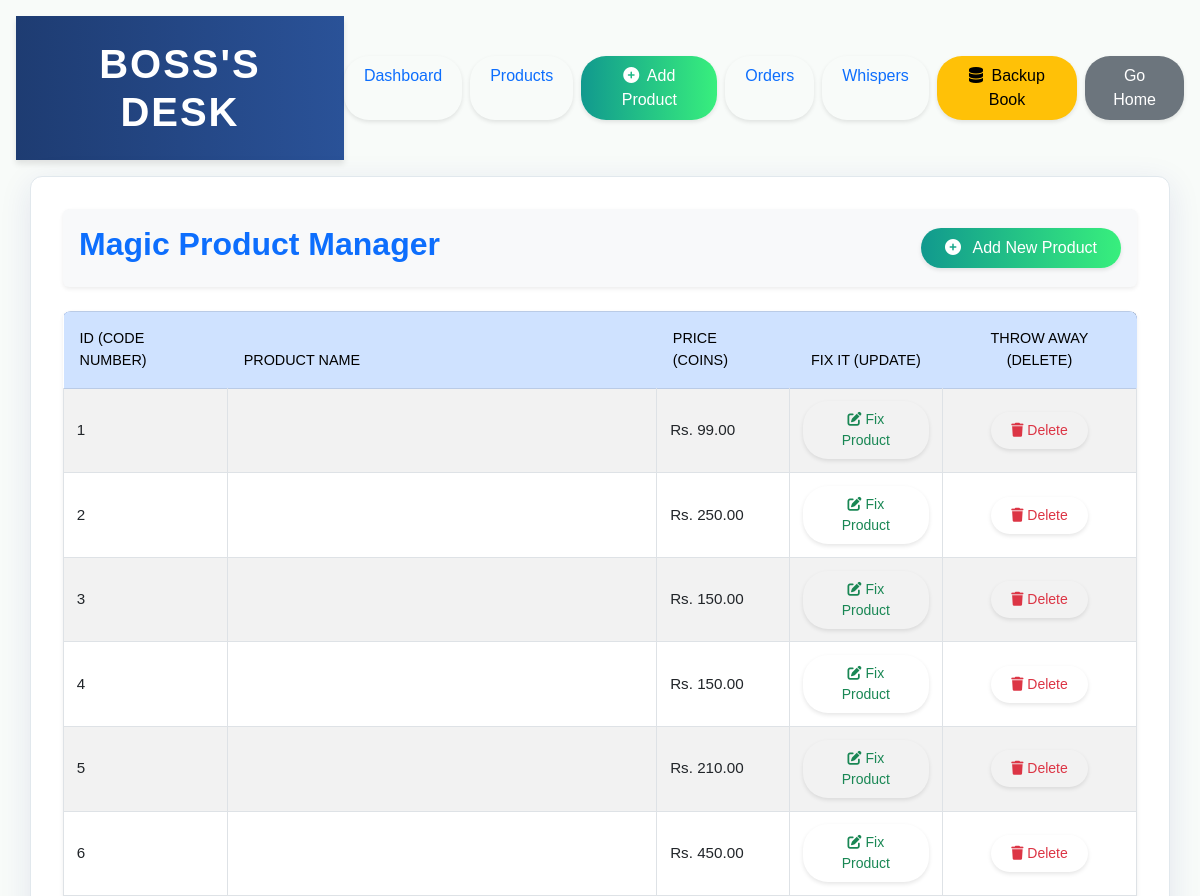
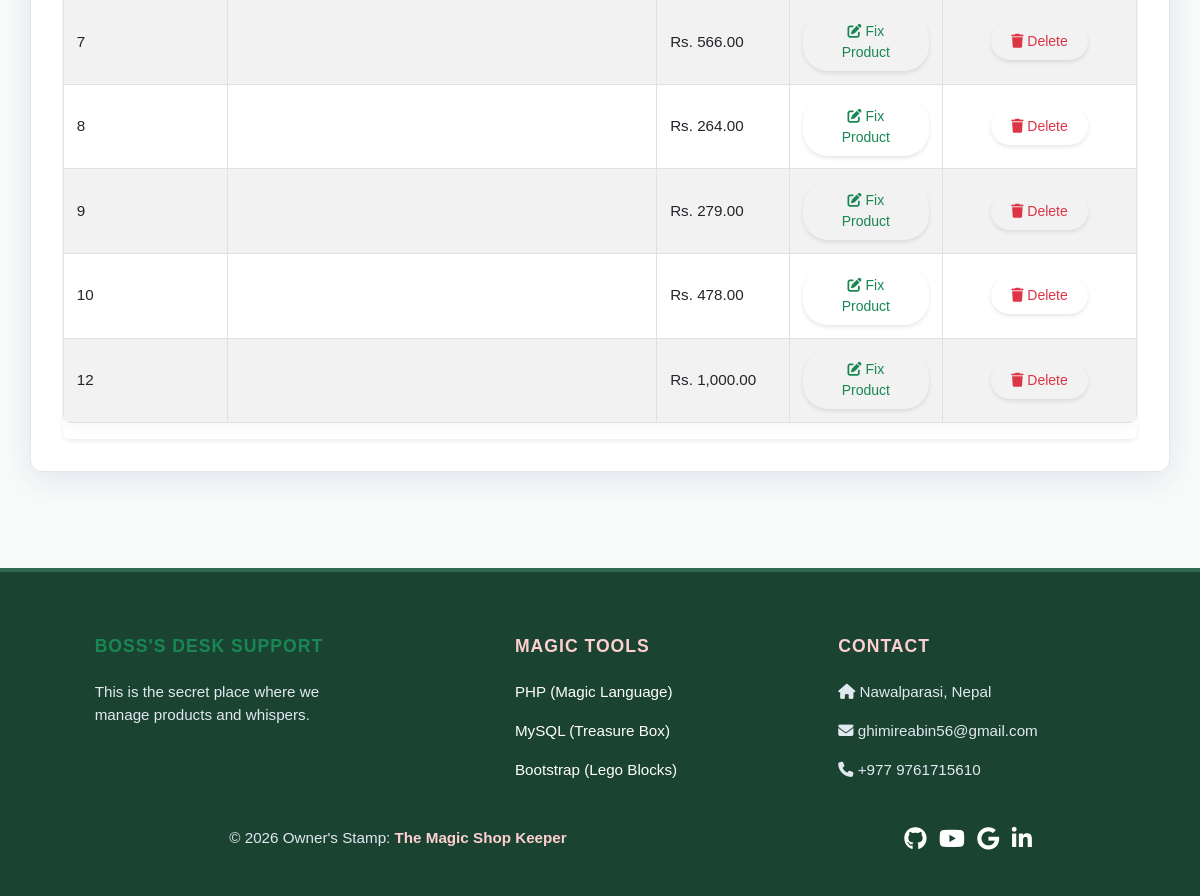
The app's page /crud_operations/index.php (signed in) with its own data (2 pictures, top to bottom).
### tables this page shows
CREATE TABLE `products` (
  `id` int(11) NOT NULL AUTO_INCREMENT,
  `productName` varchar(100) NOT NULL,
  `price` decimal(10,2) NOT NULL,
  `image` varchar(255) DEFAULT NULL,
  `description` text DEFAULT NULL,
  `created_at` timestamp NOT NULL DEFAULT current_timestamp(),
  PRIMARY KEY (`id`)
);

### crud_operations/index.php (the view, shortened to what this page needs)
<?php
include("header.php"); ?>
<?php
include("connection.php"); ?>
<div class="box1 d-flex justify-content-between align-items-center mb-4 p-3 bg-light rounded shadow-sm">
    <h2 class="product-lists mb-0 text-primary fw-bold">Magic Product Manager</h2>
    <a href="add_product.php" class="btn btn-success px-4">
        <i class="fas fa-plus-circle me-2"></i> Add New Product
    </a>
</div>
<div class="table-responsive shadow-sm rounded">
    <table class="table table-hover table-bordered table-striped align-middle">
        <thead class="table-primary">
            <tr>
                <th>ID (Code Number)</th>
                <th style="width: 40%;">Product Name</th>
                <th>Price (Coins)</th>
                <th class="text-center">Fix It (Update)</th>
                <th class="text-center">Throw Away (Delete)</th>
            </tr>
        </thead>
        <tbody>
            <?php
            $query = "select * from products";
            $result = mysqli_query($conn, $query);
            if (!$result) {
                die("Query Failed" . mysqli_error($conn));
            } else {
                while ($row = mysqli_fetch_assoc($result)) {
                    ?>
                    <tr>
                        <td><?php echo $row['id']; ?></td>
                        <td class="fw-semibold"><?php echo $row['name']; ?></td>
                        <td>Rs. <?php echo number_format($row['price'], 2); ?></td>
                        <td class="text-center">
                            <a href="update_student.php?id=<?php echo $row['id']; ?>" class="btn btn-sm btn-outline-success">
                                <i class="fas fa-edit"></i> Fix Product
                            </a>
                        </td>
                        <td class="text-center">
                            <a href="delete_student.php?id=<?php echo $row['id']; ?>" class="btn btn-sm btn-outline-danger">
                                <i class="fas fa-trash"></i> Delete
                            </a>
                        </td>
                    </tr>
                    <?php
                }
            }
            ?>
        </tbody>
    </table>
</div>
<?php include("footer.php"); ?>

### crud_operations/header.php (shortened to what this page needs)
<!DOCTYPE html>
<html lang="en">
<head>
    <link href="https://cdn.jsdelivr.net/npm/bootstrap@5.3.0/dist/css/bootstrap.min.css" rel="stylesheet">
    <link rel="stylesheet" href="style.css">
    <link rel="stylesheet" href="https://cdnjs.cloudflare.com/ajax/libs/font-awesome/6.4.0/css/all.min.css">
</head>
<body>
    <div class="d-flex justify-content-between align-items-center mt-3 px-3">
        <h1 id="main-title" class="mb-0">BOSS'S DESK</h1>
        <div class="nav-links d-flex gap-2">
            <a href="dashboard.php" class="btn btn-outline-primary">Dashboard</a>
            <a href="index.php" class="btn btn-outline-primary">Products</a>
            <a href="add_product.php" class="btn btn-success"><i class="fas fa-plus-circle me-1"></i> Add Product</a>
            <a href="orders.php" class="btn btn-outline-primary">Orders</a>
            <a href="messages.php" class="btn btn-outline-primary">Whispers</a>
            <a href="../src/backup_db.php" class="btn btn-warning"><i class="fas fa-database me-1"></i> Backup Book</a>
            <a href="../src/HomePage.php" class="btn btn-secondary">Go Home</a>
        </div>
    </div>
    <div class="container mt-3">

### crud_operations/footer.php (shortened to what this page needs)
</div>
<footer class="pt-5 pb-4 mt-5">
    <div class="container text-center text-md-start">
        <div class="row text-center text-md-start">
            <div class="col-md-3 col-lg-3 col-xl-3 mx-auto mt-3">
                <h5 class="text-uppercase mb-4 font-weight-bold text-success">Boss's Desk Support</h5>
                <p>
                    This is the secret place where we manage products and whispers.
                </p>
            </div>
            <div class="col-md-2 col-lg-2 col-xl-2 mx-auto mt-3">
                <h5 class="text-uppercase mb-4 font-weight-bold text-warning">Magic Tools</h5>
                <p><a href="#" class="text-white" style="text-decoration: none;">PHP (Magic Language)</a></p>
                <p><a href="#" class="text-white" style="text-decoration: none;">MySQL (Treasure Box)</a></p>
                <p><a href="#" class="text-white" style="text-decoration: none;">Bootstrap (Lego Blocks)</a></p>
            </div>
            <div class="col-md-4 col-lg-3 col-xl-3 mx-auto mt-3">
                <h5 class="text-uppercase mb-4 font-weight-bold text-warning">Contact</h5>
                <p><i class="fas fa-home mr-3"></i> Nawalparasi, Nepal</p>
                <p><i class="fas fa-envelope mr-3"></i> ghimireabin56@gmail.com</p>
                <p><i class="fas fa-phone mr-3"></i> +977 9761715610</p>
            </div>
            <div class="row align-items-center mt-4">
                <div class="col-md-7 col-lg-8">
                    <p class="text-center text-md-left">© <?php echo date("Y"); ?> Owner's Stamp:
                        <a href="#" class="text-warning" style="text-decoration: none;"><strong> The Magic Shop Keeper</strong></a>
                    </p>
                </div>
                <div class="col-md-5 col-lg-4">
                    <div class="text-center text-md-right">
                        <ul class="list-unstyled list-inline">
                            <li class="list-inline-item">
                                <a href="https://github.com/Abin48477" target="_blank"
                                    class="btn-floating btn-sm text-white" style="font-size: 23px;"><i
                                        class="fab fa-github"></i></a>
                            </li>
                            <li class="list-inline-item">
                                <a href="https://www.youtube.com/@abinghimire-s7p" target="_blank"
                                    class="btn-floating btn-sm text-white" style="font-size: 23px;"><i
                                        class="fab fa-youtube"></i></a>
                            </li>
                            <li class="list-inline-item">
                                <a href="https://mail.google.com/mail/u/0/#inbox" target="_blank"
                                    class="btn-floating btn-sm text-white" style="font-size: 23px;"><i
                                        class="fab fa-google"></i></a>
                            </li>
                            <li class="list-inline-item">
                                <a href="https://www.linkedin.com/in/abin-ghimire-210598396/" target="_blank"
                                    class="btn-floating btn-sm text-white" style="font-size: 23px;"><i
                                        class="fab fa-linkedin-in"></i></a>
                            </li>
                        </ul>
                    </div>
                </div>
            </div>
        </div>
    </div>
</footer>
</body>
</html>

### crud_operations/style.css (style rules this page uses)
body { font-family: 'Poppins', sans-serif; background: #f8fbf9; min-height: 100vh; display: flex; flex-direction: column; }
.container { flex: 1 0 auto; background-color: white; padding: 2.5rem; border-radius: 15px; box-shadow: 0 10px 40px rgba(0, 0, 0, 0.05); border: 1px solid #edf2f7; margin-bottom: 3rem; }
body footer .container, html body footer .container, footer.pt-5 .container { background-color: transparent !important; background: transparent !important; box-shadow: none !important; border: none !important; padding: 0 !important; margin-bottom: 0 !important; }
#main-title { background: linear-gradient(90deg, #1e3c72 0%, #2a5298 100%); color: white; text-align: center; padding: 1.5rem; margin-bottom: 2rem; letter-spacing: 2px; font-weight: 700; box-shadow: 0 4px 6px rgba(0, 0, 0, 0.1); text-transform: uppercase; }
.container { background-color: white; padding: 2rem; border-radius: 12px; box-shadow: 0 8px 32px 0 rgba(31, 38, 135, 0.1); border: 1px solid #e1e8ed; margin-bottom: 3rem; }
h2 { color: #2c3e50; font-weight: 600; margin-bottom: 1.5rem; border-bottom: 2px solid #3498db; display: inline-block; padding-bottom: 0.5rem; }
.table { border-radius: 8px; overflow: hidden; box-shadow: 0 0 20px rgba(0, 0, 0, 0.05); }
.table thead { background: linear-gradient(90deg, #4b6cb7 0%, #182848 100%); color: white; }
.table th { border: none; font-weight: 500; text-transform: uppercase; font-size: 0.9rem; padding: 1rem; }
.table td { vertical-align: middle; padding: 0.8rem; font-size: 0.95rem; }
.btn { border-radius: 25px; padding: 8px 20px; font-weight: 500; transition: all 0.3s ease; border: none; box-shadow: 0 2px 4px rgba(0, 0, 0, 0.1); }
.btn-success { background: linear-gradient(to right, #11998e, #38ef7d); }
.box1 { flex-wrap: wrap; gap: 1rem; }
.box1 h2 { margin-bottom: 0; border: none; }
footer { flex-shrink: 0; background: #1b4332 !important; color: #ffffff; padding: 60px 0 30px !important; margin-top: auto; border-top: 4px solid #2d6a4f; }
footer h5 { color: #ffd0d0 !important; font-weight: 700; font-size: 1.1rem; letter-spacing: 1px; }
footer p { color: #e2e8f0 !important; font-size: 0.95rem; }
footer a { color: #a0aec0 !important; text-decoration: none; transition: all 0.3s; }
footer .text-warning { color: #ffd0d0 !important; }

### records on screen
products: id "1", price "99.00"
products: id "2", price "250.00"
products: id "3", price "150.00"
products: id "4", price "150.00"
products: id "5", price "210.00"
products: id "6", price "450.00"
products: id "7", price "566.00"
products: id "8", price "264.00"
products: id "9", price "279.00"
products: id "10", price "478.00"
products: id "12", price "1,000.00"
